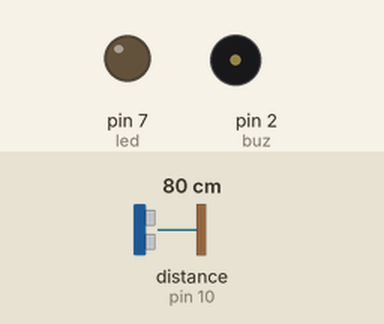
Recording of a sketch running on a simulated Arduino Uno, built with avr-gcc and run on an emulated ATmega328P. Parts: output pins drawn as LEDs (lit = HIGH), buzzer (waves = sounding). Wiring (inferred from the names in the program): ultrasonic range finder: trigger pin 11; echo pin 10. The test bench sets the inputs (shaded band); at power-on: distance to the obstacle (sensor on pin 10) 80 cm. The echo pulse lasts 58.3 µs per cm; pins used as bus, display or sensor lines are not drawn.

Above: at 1.2 s.
1.3 s: distance to the obstacle (sensor on pin 10) set to 75 cm
2.8 s: distance to the obstacle (sensor on pin 10) set to 65 cm
At 3.8 s:
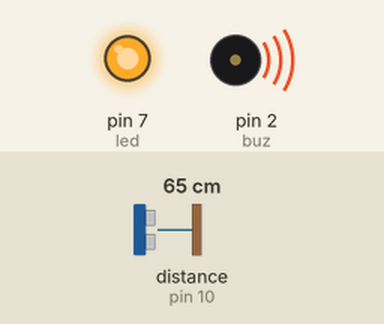
4.3 s: distance to the obstacle (sensor on pin 10) set to 120 cm
At 5.2 s:
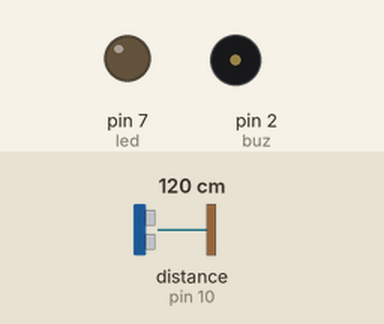
5.8 s: distance to the obstacle (sensor on pin 10) set to 2 cm
At 6.9 s:
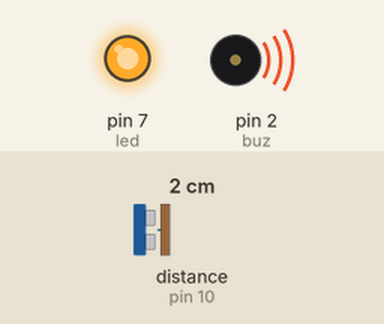
Timing chart, 0 to 8.3 s (numbered marks = the images above; inputs shaded):
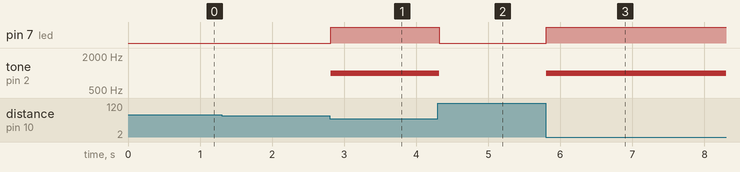

The sketch:

Car.ino
```cpp
int led = 7;
int buz =2;
const int TRIGGER_PIN = 11;
const int ECHO_PIN = 10;

/* Constantes pour le timeout */
const unsigned long MEASURE_TIMEOUT = 25000UL; // 25ms = ~8m à 340m/s

/* Vitesse du son dans l'air en mm/us */
const float SOUND_SPEED = 340.0 / 1000;


float distance;
void setup() {

  pinMode(led, OUTPUT);
  pinMode(buz, OUTPUT);


  pinMode(TRIGGER_PIN, OUTPUT);
  digitalWrite(TRIGGER_PIN, LOW); // La broche TRIGGER doit être à LOW au repos
  pinMode(ECHO_PIN, INPUT);


  Serial.begin(9600);// initialise le port serie
}

void loop(){
  /* 1. Lance une mesure de distance en envoyant une impulsion HIGH de 10µs sur la broche TRIGGER */
  digitalWrite(TRIGGER_PIN, HIGH);
  delayMicroseconds(10);
  digitalWrite(TRIGGER_PIN, LOW);

  /* 2. Mesure le temps entre l'envoi de l'impulsion ultrasonique et son écho (si il existe) */
  long measure = pulseIn(ECHO_PIN, HIGH, MEASURE_TIMEOUT);

  /* 3. Calcul la distance à partir du temps mesuré */
  distance = measure / 2.0 * SOUND_SPEED;

  if(distance < 700){

   digitalWrite(led,HIGH);
    tone(buz,1000,800);
    delay(10);
  }
  else{
  digitalWrite(led,LOW);
    noTone(buz);
    delay(10);
  }

}
```

Measured:
- the behaviour switches between 71 and 70 cm on distance to the obstacle (sensor on pin 10) (found by bisection; images 0 and 1)
- after the input at 1.3 s, every drawn part: stays the same
- after the input at 2.8 s, pin 7 (led): LOW → HIGH at once; tone on pin 2 (buz): silent → 1000 Hz at once
- after the input at 4.3 s, pin 7 (led): HIGH → LOW at once; tone on pin 2 (buz): 1000 Hz → silent at once
- after the input at 5.8 s, pin 7 (led): LOW → HIGH at once; tone on pin 2 (buz): silent → 1000 Hz at once
